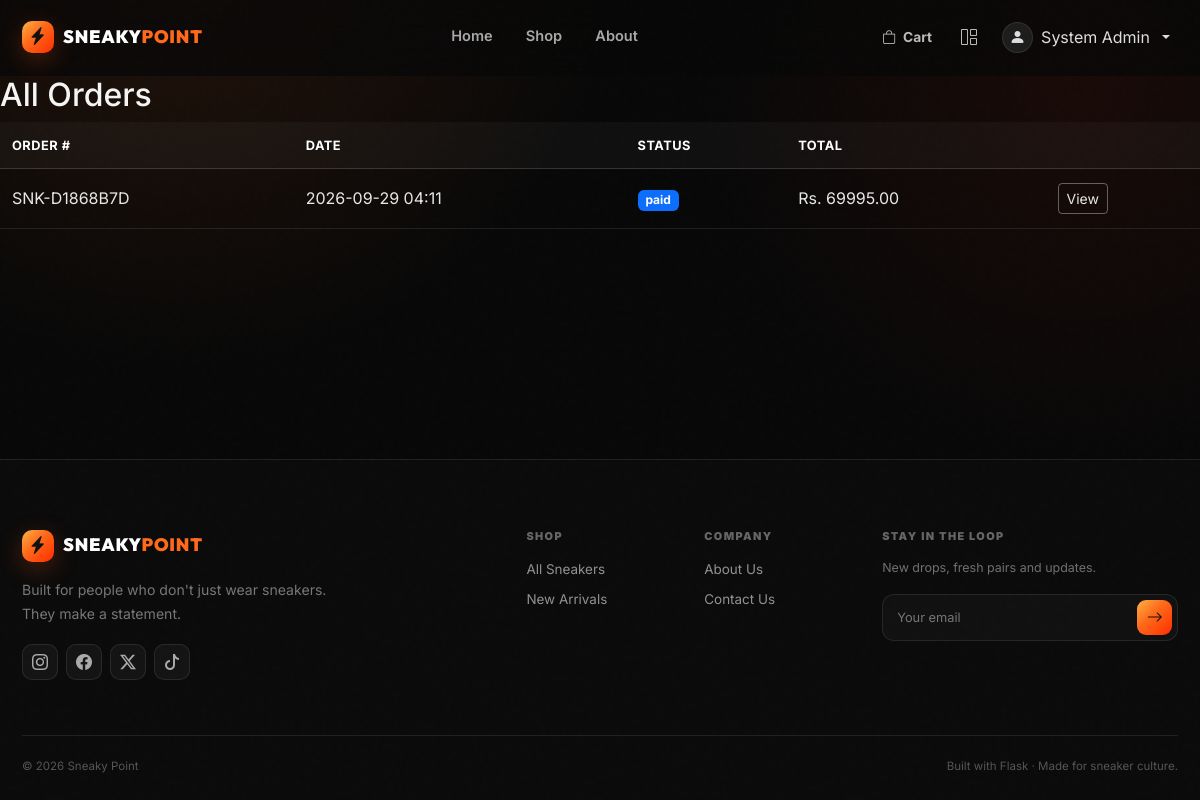
Screenshot of /orders/ (signed in) with the database file from the repository.
### backend/models/user.py (models this page shows, shortened)
class User(UserMixin, db.Model):
    __tablename__ = "users"
    id = db.Column(db.Integer, primary_key=True)
    email = db.Column(db.String(120), unique=True, nullable=False, index=True)
    password_hash = db.Column(db.String(256), nullable=False)
    full_name = db.Column(db.String(100), nullable=False)
    role = db.Column(db.String(20), nullable=False, default="customer")
    phone = db.Column(db.String(20))
    address = db.Column(db.Text)
    is_active = db.Column(db.Boolean, default=True)
    created_at = db.Column(db.DateTime, default=datetime.utcnow)
    updated_at = db.Column(db.DateTime, default=datetime.utcnow, onupdate=datetime.utcnow)
    orders = db.relationship("Order", backref="user", lazy="dynamic")
    cart_items = db.relationship("CartItem", backref="user", lazy="dynamic", cascade="all, delete-orphan")
    wishlists = db.relationship("Wishlist", backref="user", lazy="dynamic", cascade="all, delete-orphan")
    def is_staff_or_above(self):
        return self.role in ("staff", "shopkeeper", "admin")

### backend/models/order.py (models this page shows, shortened)
class Order(db.Model):
    __tablename__ = "orders"
    id = db.Column(db.Integer, primary_key=True)
    order_number = db.Column(db.String(20), unique=True, nullable=False, index=True)
    user_id = db.Column(db.Integer, db.ForeignKey("users.id"), nullable=False)
    status = db.Column(db.String(20), default="pending")
    total_amount = db.Column(db.Numeric(10, 2), nullable=False)
    shipping_address = db.Column(db.Text, nullable=False)
    created_at = db.Column(db.DateTime, default=datetime.utcnow)
    updated_at = db.Column(db.DateTime, default=datetime.utcnow, onupdate=datetime.utcnow)
    items = db.relationship("OrderItem", backref="order", lazy="dynamic", cascade="all, delete-orphan")
    payment = db.relationship("Payment", backref="order", uselist=False, cascade="all, delete-orphan")
    invoice = db.relationship("Invoice", backref="order", uselist=False, cascade="all, delete-orphan")

### backend/routes/orders.py (the view)
@orders_bp.route("/")
@login_required
def list_orders():
    if current_user.is_staff_or_above():
        orders = Order.query.order_by(Order.created_at.desc()).all()
    else:
        orders = Order.query.filter_by(user_id=current_user.id).order_by(Order.created_at.desc()).all()
    return render_template("orders/list.html", orders=orders)

### backend/models/user.py (called while the page is built)
@login_manager.user_loader
def load_user(user_id):
    return User.query.get(int(user_id))

### backend/templates/orders/list.html (shortened to what this page needs)
{% extends "base.html" %}
{% block content %}
<h2>{% if current_user.is_staff_or_above() %}All Orders{% else %}My Orders{% endif %}</h2>
{% if orders %}
<table class="table table-hover">
    <thead><tr><th>Order #</th><th>Date</th><th>Status</th><th>Total</th><th></th></tr></thead>
    <tbody>
        {% for o in orders %}
        <tr>
            <td>{{ o.order_number }}</td>
            <td>{{ o.created_at.strftime('%Y-%m-%d %H:%M') }}</td>
            <td><span class="badge bg-primary">{{ o.status }}</span></td>
            <td>Rs. {{ "%.2f"|format(o.total_amount) }}</td>
            <td><a href="{{ url_for('orders.detail', order_id=o.id) }}" class="btn btn-sm btn-outline-dark">View</a></td>
        </tr>
        {% endfor %}
    </tbody>
</table>
{% else %}
<p class="text-muted">No orders yet.</p>
{% endif %}
{% endblock %}

### backend/templates/base.html (shortened to what this page needs)
<!DOCTYPE html>
<html lang="en">
<head>
    <link href="https://cdn.jsdelivr.net/npm/bootstrap@5.3.3/dist/css/bootstrap.min.css" rel="stylesheet">
    <link rel="stylesheet" href="https://cdn.jsdelivr.net/npm/bootstrap-icons@1.11.3/font/bootstrap-icons.min.css">
    <link rel="stylesheet" href="{{ url_for('static', filename='css/style.css') }}">
</head>
<body>
<div class="site-noise"></div>
<nav class="navbar navbar-expand-lg navbar-dark sp-navbar sticky-top" id="mainNav">
    <div class="container py-2">
        <a class="navbar-brand sp-brand" href="{{ url_for('main.index') }}">
            <span class="brand-mark"><i class="bi bi-lightning-charge-fill"></i></span>
            <span>SNEAKY<span class="brand-accent">POINT</span></span>
        </a>
        <div class="collapse navbar-collapse" id="nav">
            <ul class="navbar-nav mx-auto sp-nav-links">
                <li class="nav-item"><a class="nav-link" href="{{ url_for('main.index') }}">Home</a></li>
                <li class="nav-item"><a class="nav-link" href="{{ url_for('products.list_products') }}">Shop</a></li>
                <li class="nav-item"><a class="nav-link" href="{{ url_for('main.about') }}">About</a></li>
            </ul>
            <ul class="navbar-nav align-items-lg-center gap-lg-1">
                <li class="nav-item">
                    <a class="nav-cart-link" href="{{ url_for('cart.view_cart') }}" aria-label="Shopping cart">
                        <i class="bi bi-bag"></i><span>Cart</span>
                    </a>
                </li>
                {% if current_user.is_authenticated %}
                    {% if current_user.is_staff_or_above() %}
                    <li class="nav-item">
                        <a class="nav-icon-link" href="{{ url_for('admin.dashboard') }}" aria-label="Dashboard">
                            <i class="bi bi-grid-1x2"></i>
                        </a>
                    </li>
                    {% endif %}
                    <li class="nav-item dropdown">
                        <a class="nav-user dropdown-toggle" href="#" data-bs-toggle="dropdown" aria-expanded="false">
                            <span class="user-avatar"><i class="bi bi-person-fill"></i></span>
                            <span class="d-none d-lg-inline">{{ current_user.full_name }}</span>
                        </a>
                    </li>
                {% endif %}
            </ul>
        </div>
    </div>
</nav>
<main class="site-main">
    {% block content %}{% endblock %}
</main>
<footer class="sp-footer">
    <div class="container">
        <div class="footer-main">
            <div class="footer-brand">
                <a class="sp-brand mb-3 d-inline-flex" href="{{ url_for('main.index') }}">
                    <span class="brand-mark"><i class="bi bi-lightning-charge-fill"></i></span>
                    <span>SNEAKY<span class="brand-accent">POINT</span></span>
                </a>
                <p>Built for people who don't just wear sneakers. They make a statement.</p>
                <div class="social-row">
                    <a href="#" aria-label="Instagram"><i class="bi bi-instagram"></i></a>
                    <a href="#" aria-label="Facebook"><i class="bi bi-facebook"></i></a>
                    <a href="#" aria-label="Twitter"><i class="bi bi-twitter-x"></i></a>
                    <a href="#" aria-label="TikTok"><i class="bi bi-tiktok"></i></a>
                </div>
            </div>
            <div class="footer-links">
                <div>
                    <h6>SHOP</h6>
                    <a href="{{ url_for('products.list_products') }}">All Sneakers</a>
                    <a href="{{ url_for('products.list_products') }}">New Arrivals</a>
                </div>
                <div>
                    <h6>COMPANY</h6>
                    <a href="{{ url_for('main.about') }}">About Us</a>
                    <a href="{{ url_for('main.contact') }}">Contact Us</a>
                </div>
                <div class="footer-newsletter">
                    <h6>STAY IN THE LOOP</h6>
                    <p>New drops, fresh pairs and updates.</p>
                    <div class="newsletter-box">
                        <input type="email" placeholder="Your email">
                        <button type="button" aria-label="Subscribe"><i class="bi bi-arrow-right"></i></button>
                    </div>
                </div>
            </div>
        </div>
        <div class="footer-bottom">
            <span>© 2026 Sneaky Point</span>
            <span>Built with Flask · Made for sneaker culture.</span>
        </div>
    </div>
</footer>
</body>
</html>

### rows the page displays
User: full_name "System Admin"
Order: order_number "SNK-D1868B7D", created_at "2026-09-29 04:11", status "paid", total_amount "69995.00"
